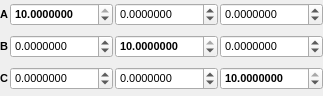
<?xml version="1.0" encoding="UTF-8"?>
<ui version="4.0">
 <class>GridsMatrixPopup</class>
 <widget class="QWidget" name="GridsMatrixPopup">
  <property name="geometry">
   <rect>
    <x>0</x>
    <y>0</y>
    <width>323</width>
    <height>96</height>
   </rect>
  </property>
  <property name="sizePolicy">
   <sizepolicy hsizetype="Minimum" vsizetype="Minimum">
    <horstretch>0</horstretch>
    <verstretch>0</verstretch>
   </sizepolicy>
  </property>
  <property name="font">
   <font>
    <pointsize>8</pointsize>
   </font>
  </property>
  <property name="windowTitle">
   <string>Grids Matrix Popup</string>
  </property>
  <layout class="QGridLayout" name="gridLayout">
   <property name="horizontalSpacing">
    <number>2</number>
   </property>
   <property name="margin">
    <number>0</number>
   </property>
   <item row="0" column="0">
    <widget class="QLabel" name="label">
     <property name="sizePolicy">
      <sizepolicy hsizetype="Minimum" vsizetype="Preferred">
       <horstretch>0</horstretch>
       <verstretch>0</verstretch>
      </sizepolicy>
     </property>
     <property name="font">
      <font>
       <weight>75</weight>
       <bold>true</bold>
      </font>
     </property>
     <property name="text">
      <string>A</string>
     </property>
    </widget>
   </item>
   <item row="0" column="1">
    <widget class="TExponentialSpin" name="AxisAXSpin">
     <property name="sizePolicy">
      <sizepolicy hsizetype="Expanding" vsizetype="Fixed">
       <horstretch>0</horstretch>
       <verstretch>0</verstretch>
      </sizepolicy>
     </property>
     <property name="font">
      <font>
       <weight>75</weight>
       <bold>true</bold>
      </font>
     </property>
     <property name="toolTip">
      <string>X-component of the X-axis</string>
     </property>
     <property name="decimals">
      <number>7</number>
     </property>
     <property name="minimum">
      <double>-10.000000000000000</double>
     </property>
     <property name="maximum">
      <double>10.000000000000000</double>
     </property>
     <property name="value">
      <double>10.000000000000000</double>
     </property>
    </widget>
   </item>
   <item row="0" column="2">
    <widget class="TExponentialSpin" name="AxisAYSpin">
     <property name="sizePolicy">
      <sizepolicy hsizetype="Expanding" vsizetype="Fixed">
       <horstretch>0</horstretch>
       <verstretch>0</verstretch>
      </sizepolicy>
     </property>
     <property name="toolTip">
      <string>Y-component of the X-axis</string>
     </property>
     <property name="decimals">
      <number>7</number>
     </property>
     <property name="minimum">
      <double>-10.000000000000000</double>
     </property>
     <property name="maximum">
      <double>10.000000000000000</double>
     </property>
    </widget>
   </item>
   <item row="0" column="3">
    <widget class="TExponentialSpin" name="AxisAZSpin">
     <property name="sizePolicy">
      <sizepolicy hsizetype="Expanding" vsizetype="Fixed">
       <horstretch>0</horstretch>
       <verstretch>0</verstretch>
      </sizepolicy>
     </property>
     <property name="toolTip">
      <string>Z-component of the X-axis</string>
     </property>
     <property name="decimals">
      <number>7</number>
     </property>
     <property name="minimum">
      <double>-10.000000000000000</double>
     </property>
     <property name="maximum">
      <double>10.000000000000000</double>
     </property>
    </widget>
   </item>
   <item row="1" column="0">
    <widget class="QLabel" name="label_2">
     <property name="sizePolicy">
      <sizepolicy hsizetype="Minimum" vsizetype="Preferred">
       <horstretch>0</horstretch>
       <verstretch>0</verstretch>
      </sizepolicy>
     </property>
     <property name="font">
      <font>
       <weight>75</weight>
       <bold>true</bold>
      </font>
     </property>
     <property name="text">
      <string>B</string>
     </property>
    </widget>
   </item>
   <item row="1" column="1">
    <widget class="TExponentialSpin" name="AxisBXSpin">
     <property name="sizePolicy">
      <sizepolicy hsizetype="Expanding" vsizetype="Fixed">
       <horstretch>0</horstretch>
       <verstretch>0</verstretch>
      </sizepolicy>
     </property>
     <property name="toolTip">
      <string>X-component of the Y-axis</string>
     </property>
     <property name="decimals">
      <number>7</number>
     </property>
     <property name="minimum">
      <double>-10.000000000000000</double>
     </property>
     <property name="maximum">
      <double>10.000000000000000</double>
     </property>
    </widget>
   </item>
   <item row="1" column="2">
    <widget class="TExponentialSpin" name="AxisBYSpin">
     <property name="sizePolicy">
      <sizepolicy hsizetype="Expanding" vsizetype="Fixed">
       <horstretch>0</horstretch>
       <verstretch>0</verstretch>
      </sizepolicy>
     </property>
     <property name="font">
      <font>
       <weight>75</weight>
       <bold>true</bold>
      </font>
     </property>
     <property name="toolTip">
      <string>Y-component of the Y-axis</string>
     </property>
     <property name="decimals">
      <number>7</number>
     </property>
     <property name="minimum">
      <double>-10.000000000000000</double>
     </property>
     <property name="maximum">
      <double>10.000000000000000</double>
     </property>
     <property name="value">
      <double>10.000000000000000</double>
     </property>
    </widget>
   </item>
   <item row="1" column="3">
    <widget class="TExponentialSpin" name="AxisBZSpin">
     <property name="sizePolicy">
      <sizepolicy hsizetype="Expanding" vsizetype="Fixed">
       <horstretch>0</horstretch>
       <verstretch>0</verstretch>
      </sizepolicy>
     </property>
     <property name="toolTip">
      <string>Z-component of the Y-axis</string>
     </property>
     <property name="decimals">
      <number>7</number>
     </property>
     <property name="minimum">
      <double>-10.000000000000000</double>
     </property>
     <property name="maximum">
      <double>10.000000000000000</double>
     </property>
    </widget>
   </item>
   <item row="2" column="0">
    <widget class="QLabel" name="label_3">
     <property name="sizePolicy">
      <sizepolicy hsizetype="Minimum" vsizetype="Preferred">
       <horstretch>0</horstretch>
       <verstretch>0</verstretch>
      </sizepolicy>
     </property>
     <property name="font">
      <font>
       <weight>75</weight>
       <bold>true</bold>
      </font>
     </property>
     <property name="text">
      <string>C</string>
     </property>
    </widget>
   </item>
   <item row="2" column="1">
    <widget class="TExponentialSpin" name="AxisCXSpin">
     <property name="sizePolicy">
      <sizepolicy hsizetype="Expanding" vsizetype="Fixed">
       <horstretch>0</horstretch>
       <verstretch>0</verstretch>
      </sizepolicy>
     </property>
     <property name="toolTip">
      <string>X-component of the Z-axis</string>
     </property>
     <property name="decimals">
      <number>7</number>
     </property>
     <property name="minimum">
      <double>-10.000000000000000</double>
     </property>
     <property name="maximum">
      <double>10.000000000000000</double>
     </property>
    </widget>
   </item>
   <item row="2" column="2">
    <widget class="TExponentialSpin" name="AxisCYSpin">
     <property name="sizePolicy">
      <sizepolicy hsizetype="Expanding" vsizetype="Fixed">
       <horstretch>0</horstretch>
       <verstretch>0</verstretch>
      </sizepolicy>
     </property>
     <property name="toolTip">
      <string>Y-component of the Z-axis</string>
     </property>
     <property name="decimals">
      <number>7</number>
     </property>
     <property name="minimum">
      <double>-10.000000000000000</double>
     </property>
     <property name="maximum">
      <double>10.000000000000000</double>
     </property>
    </widget>
   </item>
   <item row="2" column="3">
    <widget class="TExponentialSpin" name="AxisCZSpin">
     <property name="sizePolicy">
      <sizepolicy hsizetype="Expanding" vsizetype="Fixed">
       <horstretch>0</horstretch>
       <verstretch>0</verstretch>
      </sizepolicy>
     </property>
     <property name="font">
      <font>
       <weight>75</weight>
       <bold>true</bold>
      </font>
     </property>
     <property name="toolTip">
      <string>Z-component of the Z-axis</string>
     </property>
     <property name="decimals">
      <number>7</number>
     </property>
     <property name="minimum">
      <double>-10.000000000000000</double>
     </property>
     <property name="maximum">
      <double>10.000000000000000</double>
     </property>
     <property name="value">
      <double>10.000000000000000</double>
     </property>
    </widget>
   </item>
  </layout>
 </widget>
 <customwidgets>
  <customwidget>
   <class>TExponentialSpin</class>
   <extends>QDoubleSpinBox</extends>
   <header>gui/texponentialspin.hui</header>
  </customwidget>
 </customwidgets>
 <resources>
  <include location="icons.qrc"/>
 </resources>
 <connections/>
</ui>
